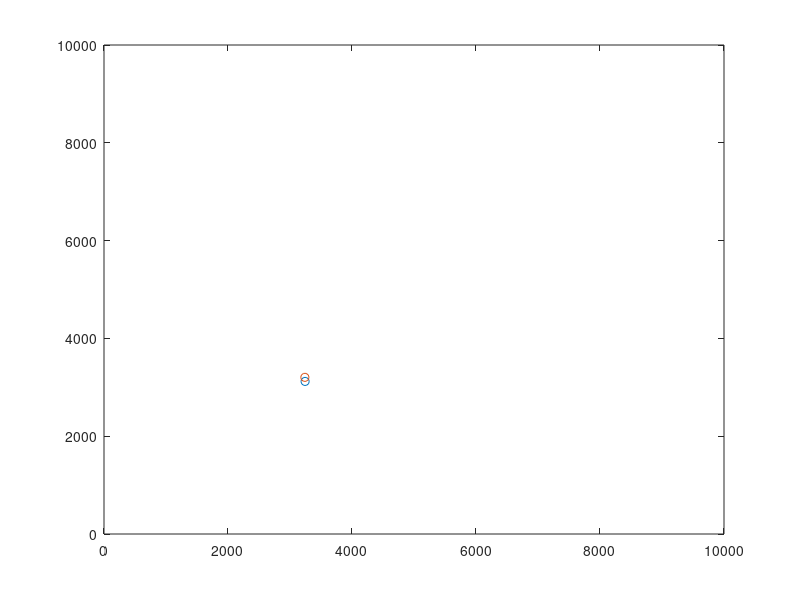

The MATLAB script that drew this image:
function  Traffic
num_particles= 10;
initial = zeros(1,num_particles*4)
for i = 1:num_particles
    initial((i-1)*4+1) = normrnd(100,50);
    initial((i-1)*4+3) = normrnd(100,50);
end
[t,y] = ode45(@movement,[0 1000],initial)
y
len = length(y);
figure(1)
for i = 1:len
    hold off
    plot(y(i,1),y(i,3),'o')
    hold on
    plot(y(i,5),y(i,7),'o')
    hold off
    axis([0 1e4 0 1e4])
    drawnow
end

end

function ret = movement(t,z)
num_particles = length(z)/4
ret=zeros(1,length(z));
for i = 1:num_particles
    ret(1+(i-1)*4) = z(2+(i-1)*4);
    ret(2+(i-1)*4) = 1 - 0.1*(z(2+(i-1)*4)^2);
    ret(3+(i-1)*4) = z(4+(i-1)*4);
    ret(4+(i-1)*4) = 1 - 0.1*(z(4+(i-1)*4)^2);
end
ret = ret';
end